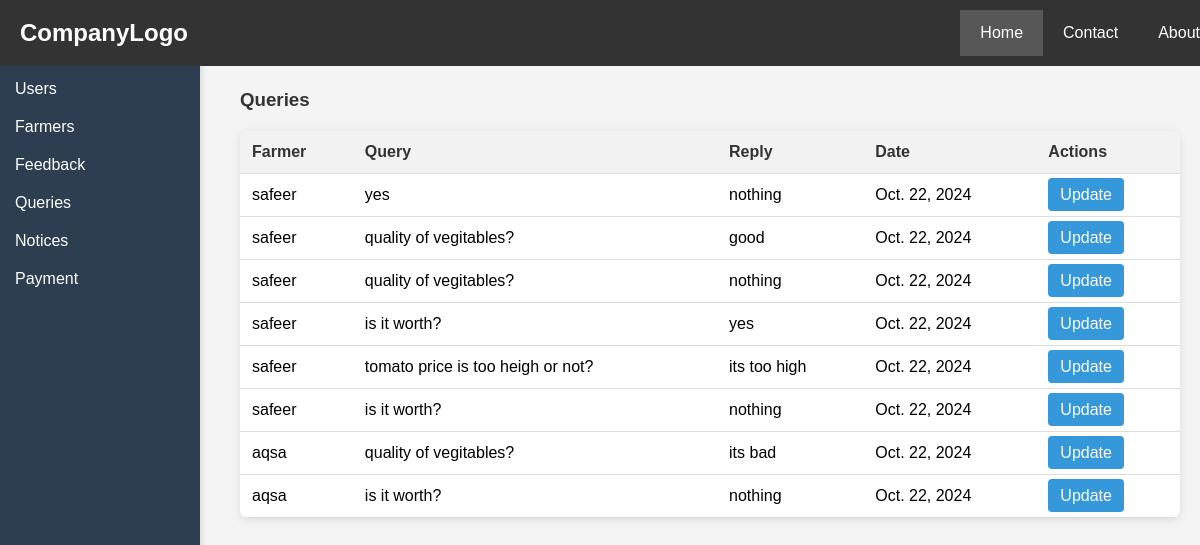
The page /admin-query on the database its author committed.
### farmer/models.py (models this page shows)
class Query(models.Model):
    farmer=models.ForeignKey(Farmer,on_delete=models.CASCADE)
    query=models.CharField(max_length=40)
    replay=models.CharField(max_length=40,default='nothing')
    query_date=models.DateField(auto_now=True)

class Farmer(models.Model):
    user=models.OneToOneField(User,on_delete=models.CASCADE)
    profile_pic= models.ImageField(upload_to='profile_pic/CustomerprofilePic/',null=True)
    address = models.CharField(max_length=40)
    mobile = models.CharField(max_length=20,null=False)
    status = models.BooleanField(default=False)
    def __str__(self):
        return self.user.first_name

### farmer/views.py (the view)
# urls.py: path('admin-query',views.admin_query_view,name='admin-query'),
def admin_query_view(request):
    querys=models.Query.objects.all()
    return render(request,'admin-querys-view.html',{'querys':querys})

### templates/admin-querys-view.html (shortened to what this page needs)
<!DOCTYPE html>
{% load static %}
<html lang="en">
<head>
</head>
<body>
    <div class="header">
        <a href="#default" class="logo">CompanyLogo</a>
        <div class="header-right">
            <a class="active" href="#home">Home</a>
            <a href="#contact">Contact</a>
            <a href="#about">About</a>
        </div>
    </div>
    <div class="sidebar">
        <a href="{% url 'admin-users' %}">Users</a>
        <a href="{% url 'admin-farmers' %}">Farmers</a>
        <a href="{% url 'admin-feedback' %}">Feedback</a>
        <a href="{% url 'admin-query' %}">Queries</a>
        <a href="{% url 'admin-notice-view' %}">Notices</a>
        <a href="{% url 'admin-payment-view' %}">Payment</a>
    </div>
    <div class="main">
        <h3>Queries</h3>
        <table>
            <thead>
                <tr>
                    <th>Farmer</th>
                    <th>Query</th>
                    <th>Reply</th>
                    <th>Date</th>
                    <th>Actions</th>
                </tr>
            </thead>
            <tbody>
                {% for q in querys %}
                <tr>
                    <td>{{ q.farmer }}</td>
                    <td>{{ q.query }}</td>
                    <td>{{ q.replay }}</td>
                    <td>{{ q.query_date }}</td>
                    <td>
                        <a href="{% url 'update-admin-query' q.id %}" class="btn">Update</a>
                    </td>
                </tr>
                {% endfor %}
            </tbody>
        </table>
    </div>
</body>
</html>

### templates/admin-querys-view.html (style rules this page uses)
body { font-family: Arial, sans-serif; margin: 0; padding: 0; background-color: #f4f4f4; display: flex; }
.header { background-color: #333; color: white; display: flex; align-items: center; padding: 10px 20px; width: 100%; position: fixed; top: 0; left: 0; z-index: 1000; }
.header .logo { font-size: 24px; font-weight: bold; text-decoration: none; color: white; margin-right: auto; }
.header-right { display: flex; }
.header-right a { text-decoration: none; color: white; padding: 14px 20px; transition: background 0.3s; }
.header-right a.active { background-color: #575757; }
.sidebar { width: 200px; background-color: #2c3e50; position: fixed; top: 50px; bottom: 0; padding-top: 20px; box-shadow: 2px 0 5px rgba(0, 0, 0, 0.1); }
.sidebar a { padding: 10px 15px; text-decoration: none; color: white; display: block; transition: background 0.3s; border-radius: 4px; }
.main { margin-left: 220px; padding: 20px; padding-top: 70px; flex-grow: 1; }
h3 { color: #333; }
table { width: 100%; border-collapse: collapse; margin-top: 20px; background-color: white; border-radius: 8px; overflow: hidden; box-shadow: 0 2px 10px rgba(0, 0, 0, 0.1); }
th, td { padding: 12px; text-align: left; border-bottom: 1px solid #ddd; }
th { background-color: #f2f2f2; color: #333; }
a.btn { text-decoration: none; background-color: #3498db; color: white; padding: 8px 12px; border-radius: 4px; transition: background 0.3s; }

### rows shown on the page
Query: farmer "safeer", query "yes", replay "nothing", query_date "Oct. 22, 2024"
Query: farmer "safeer", query "quality of vegitables?", replay "good", query_date "Oct. 22, 2024"
Query: farmer "safeer", query "quality of vegitables?", replay "nothing", query_date "Oct. 22, 2024"
Query: farmer "safeer", query "is it worth?", replay "yes", query_date "Oct. 22, 2024"
Query: farmer "safeer", query "tomato price is too heigh or not?", replay "its too high", query_date "Oct. 22, 2024"
Query: farmer "safeer", query "is it worth?", replay "nothing", query_date "Oct. 22, 2024"
Query: farmer "aqsa", query "quality of vegitables?", replay "its bad", query_date "Oct. 22, 2024"
Query: farmer "aqsa", query "is it worth?", replay "nothing", query_date "Oct. 22, 2024"
